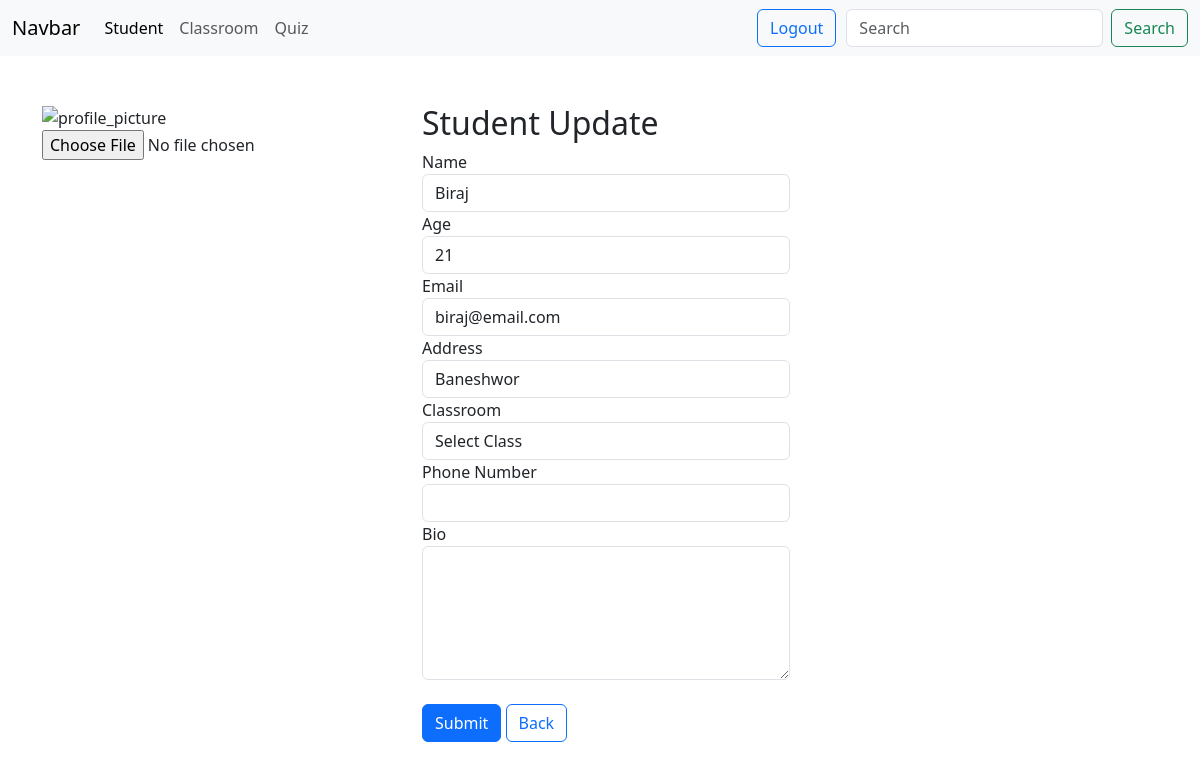
/crud/update-student/23/ (signed in), run on the app's committed database.
### crud/models.py (models this page shows, shortened)
class Student(models.Model):
    classroom = models.ForeignKey(ClassRoom, on_delete=models.CASCADE, null=True, blank=True, related_name="students")
    name=models.CharField(max_length=20)
    age=models.IntegerField()
    email=models.EmailField(max_length=20)
    address=models.CharField(max_length=50)

### crud/views.py (the view, shortened to what this page needs)
# urls.py: path('update-student/<int:id>/', update_student, name="update_student"),
@login_required
def update_student(request, id):
    s = Student.objects.get(id=id)
    classrooms = ClassRoom.objects.all()
    return render(request, template_name="crud/update_student.html", context={"student": s,
                                                                              "classrooms": ClassRoom.objects.all()})

### crud/templates/crud/update_student.html (shortened to what this page needs)
{% extends "commons/layouts/base.html" %}
{% load static %}
{% block content %}
    {% include "includes/nav.html" %}
    <br><br>
    <div class="container">
        <form method="post" enctype="multipart/form-data">
            <div class="row">
                <div class="col-md-4">
                    {% if student.studentprofile.profile_picture %}
                        <img src="{{ student.studentprofile.profile_picture.url }}" style="height: 300px; width: 300px"
                             alt="profile_picture">
                    {% else %}
                        <img src="{% static 'crud/default.png' %}" style="height: 300px; width: 300px"
                             alt="profile_picture">
                    {% endif %}
                    <br>
                <input type="file" name="profile_picture" accept=".png, .jpg, .jpeg">
                </div>
                <div class="col-md-8">
                    <h2>Student Update</h2>
                    <div class="form-group">
                        <label>Name</label>
                        <input type="text" name="name" value="{{ student.name }}" class="form-control"
                               style="width: 50%">
                    </div>
                    <div class="form-group">
                        <label>Age</label>
                        <input type="number" name="age" value="{{ student.age }}" class="form-control"
                               style="width: 50%">
                    </div>
                    <div class="form-group">
                        <label>Email</label>
                        <input type="email" name="email" value="{{ student.email }}" class="form-control"
                               style="width: 50%">
                    </div>
                    <div class="form-group">
                        <label>Address</label>
                        <input type="text" name="address" value="{{ student.address }}" class="form-control"
                               style="width: 50%">
                    </div>
                    <div class="form-group">
                        <label>Classroom</label>
                        <select class="form-control" style="width: 50%" name="classroom">
                            <option selected value="null">Select Class</option>
                        </select>
                    </div>
                    <div class="form-group">
                        <label>Phone Number</label>
                        <input type="text" name="phone" value="{{ student.studentprofile.phone }}" class="form-control"
                               style="width: 50%">
                    </div>
                    <div class="form-group">
                        <label>Bio</label>
                        <textarea name="bio" class="form-control" style="width: 50%;"
                                  rows="5">{{ student.studentprofile.bio }}</textarea>
                    </div>
                    <br>
                    <button type="submit" class="btn btn-primary">Submit</button>
                    <a href="{% url 'detail_student' student.id %}" class="btn btn-outline-primary">Back</a>
                </div>
            </div>
        </form>
    </div>
{% endblock %}

### data on the page
Student: name "Biraj", age "21", email "biraj@email.com", address "Baneshwor"
